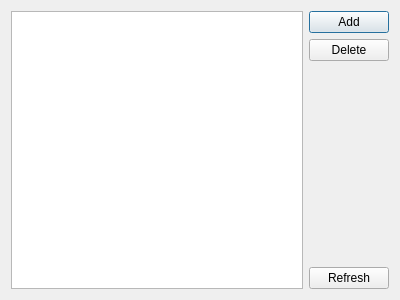
<?xml version="1.0" encoding="UTF-8"?>
<ui version="4.0">
 <class>actions_list</class>
 <widget class="QDialog" name="actions_list">
  <property name="geometry">
   <rect>
    <x>0</x>
    <y>0</y>
    <width>400</width>
    <height>300</height>
   </rect>
  </property>
  <property name="windowTitle">
   <string>Actions</string>
  </property>
  <layout class="QHBoxLayout" name="horizontalLayout">
   <item>
    <widget class="QTreeView" name="treeView"/>
   </item>
   <item>
    <layout class="QVBoxLayout" name="verticalLayout">
     <item>
      <widget class="QPushButton" name="pushButton">
       <property name="text">
        <string>Add</string>
       </property>
      </widget>
     </item>
     <item>
      <widget class="QPushButton" name="pushButton_2">
       <property name="text">
        <string>Delete</string>
       </property>
      </widget>
     </item>
     <item>
      <spacer name="verticalSpacer">
       <property name="orientation">
        <enum>Qt::Vertical</enum>
       </property>
       <property name="sizeHint" stdset="0">
        <size>
         <width>20</width>
         <height>40</height>
        </size>
       </property>
      </spacer>
     </item>
     <item>
      <widget class="QPushButton" name="pushButton_3">
       <property name="text">
        <string>Refresh</string>
       </property>
      </widget>
     </item>
    </layout>
   </item>
  </layout>
 </widget>
 <resources/>
 <connections/>
</ui>
